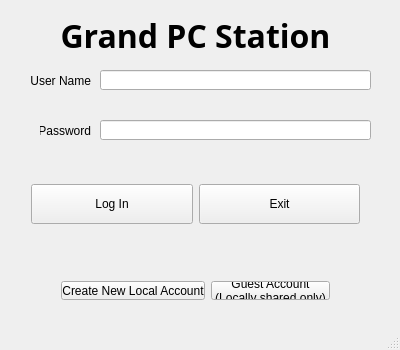
<?xml version="1.0" encoding="UTF-8"?>
<ui version="4.0">
 <class>LogInWidget</class>
 <widget class="QMainWindow" name="LogInWidget">
  <property name="geometry">
   <rect>
    <x>0</x>
    <y>0</y>
    <width>400</width>
    <height>350</height>
   </rect>
  </property>
  <property name="minimumSize">
   <size>
    <width>400</width>
    <height>350</height>
   </size>
  </property>
  <property name="maximumSize">
   <size>
    <width>400</width>
    <height>350</height>
   </size>
  </property>
  <property name="windowTitle">
   <string>LogInWidget</string>
  </property>
  <widget class="QWidget" name="LogInWidget_2">
   <widget class="QWidget" name="horizontalLayoutWidget">
    <property name="geometry">
     <rect>
      <x>20</x>
      <y>169</y>
      <width>351</width>
      <height>71</height>
     </rect>
    </property>
    <layout class="QHBoxLayout" name="horizontalLayout">
     <item>
      <widget class="QPushButton" name="LogInButton">
       <property name="minimumSize">
        <size>
         <width>0</width>
         <height>40</height>
        </size>
       </property>
       <property name="text">
        <string>Log In</string>
       </property>
      </widget>
     </item>
     <item>
      <widget class="QPushButton" name="ExitButton">
       <property name="minimumSize">
        <size>
         <width>0</width>
         <height>40</height>
        </size>
       </property>
       <property name="text">
        <string>Exit</string>
       </property>
      </widget>
     </item>
    </layout>
   </widget>
   <widget class="QLabel" name="UserNameLabel">
    <property name="geometry">
     <rect>
      <x>30</x>
      <y>70</y>
      <width>61</width>
      <height>21</height>
     </rect>
    </property>
    <property name="text">
     <string>User Name</string>
    </property>
    <property name="alignment">
     <set>Qt::AlignRight|Qt::AlignTrailing|Qt::AlignVCenter</set>
    </property>
   </widget>
   <widget class="QLabel" name="PasswordLabel">
    <property name="geometry">
     <rect>
      <x>40</x>
      <y>120</y>
      <width>51</width>
      <height>21</height>
     </rect>
    </property>
    <property name="text">
     <string>Password</string>
    </property>
    <property name="alignment">
     <set>Qt::AlignRight|Qt::AlignTrailing|Qt::AlignVCenter</set>
    </property>
   </widget>
   <widget class="QLabel" name="TitleLabel">
    <property name="geometry">
     <rect>
      <x>50</x>
      <y>10</y>
      <width>291</width>
      <height>51</height>
     </rect>
    </property>
    <property name="sizePolicy">
     <sizepolicy hsizetype="Fixed" vsizetype="Fixed">
      <horstretch>0</horstretch>
      <verstretch>0</verstretch>
     </sizepolicy>
    </property>
    <property name="font">
     <font>
      <family>Trebuchet MS</family>
      <pointsize>24</pointsize>
      <weight>75</weight>
      <bold>true</bold>
      <stylestrategy>PreferAntialias</stylestrategy>
     </font>
    </property>
    <property name="text">
     <string>Grand PC Station</string>
    </property>
    <property name="alignment">
     <set>Qt::AlignCenter</set>
    </property>
   </widget>
   <widget class="QLineEdit" name="EnterUserNameField">
    <property name="geometry">
     <rect>
      <x>100</x>
      <y>70</y>
      <width>271</width>
      <height>20</height>
     </rect>
    </property>
    <property name="maxLength">
     <number>32</number>
    </property>
    <property name="placeholderText">
     <string comment="Enter your user name here..."/>
    </property>
   </widget>
   <widget class="QLineEdit" name="EnterPasswordField">
    <property name="geometry">
     <rect>
      <x>100</x>
      <y>120</y>
      <width>271</width>
      <height>20</height>
     </rect>
    </property>
    <property name="maxLength">
     <number>32</number>
    </property>
    <property name="placeholderText">
     <string comment="Enter your password here..."/>
    </property>
   </widget>
   <widget class="QWidget" name="horizontalLayoutWidget_2">
    <property name="geometry">
     <rect>
      <x>50</x>
      <y>270</y>
      <width>291</width>
      <height>41</height>
     </rect>
    </property>
    <layout class="QHBoxLayout" name="horizontalLayout_2">
     <item>
      <widget class="QPushButton" name="CreateLocalAccountButton">
       <property name="sizePolicy">
        <sizepolicy hsizetype="Minimum" vsizetype="MinimumExpanding">
         <horstretch>0</horstretch>
         <verstretch>0</verstretch>
        </sizepolicy>
       </property>
       <property name="text">
        <string>Create New Local Account</string>
       </property>
      </widget>
     </item>
     <item>
      <widget class="QPushButton" name="GuestAccountButton">
       <property name="sizePolicy">
        <sizepolicy hsizetype="Minimum" vsizetype="MinimumExpanding">
         <horstretch>0</horstretch>
         <verstretch>0</verstretch>
        </sizepolicy>
       </property>
       <property name="text">
        <string>Guest Account
(Locally shared only)</string>
       </property>
      </widget>
     </item>
    </layout>
   </widget>
  </widget>
  <widget class="QStatusBar" name="statusBar"/>
 </widget>
 <layoutdefault spacing="6" margin="11"/>
 <resources/>
 <connections/>
</ui>
